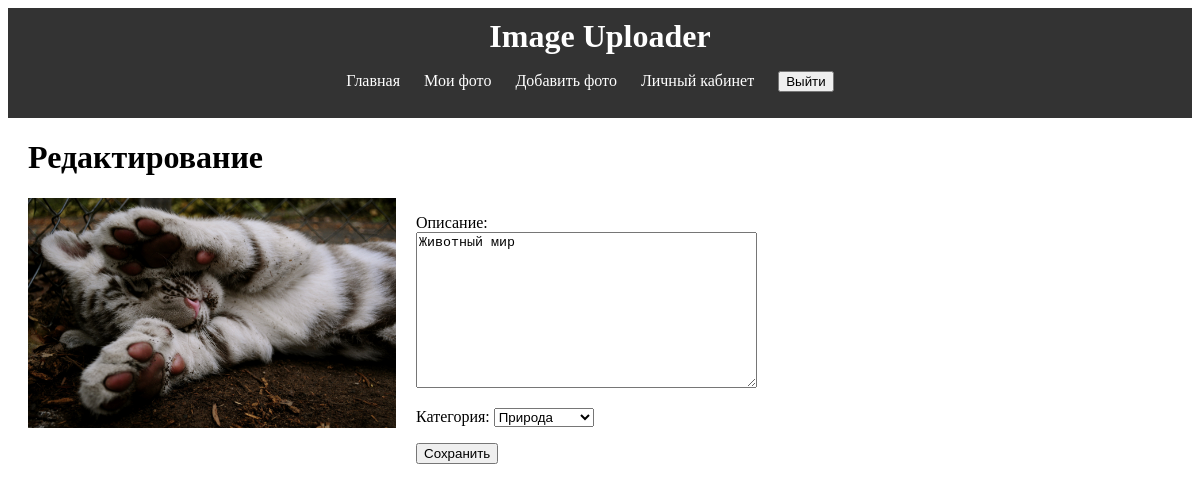
The app's page /myimage/32/change/ (signed in), older data.
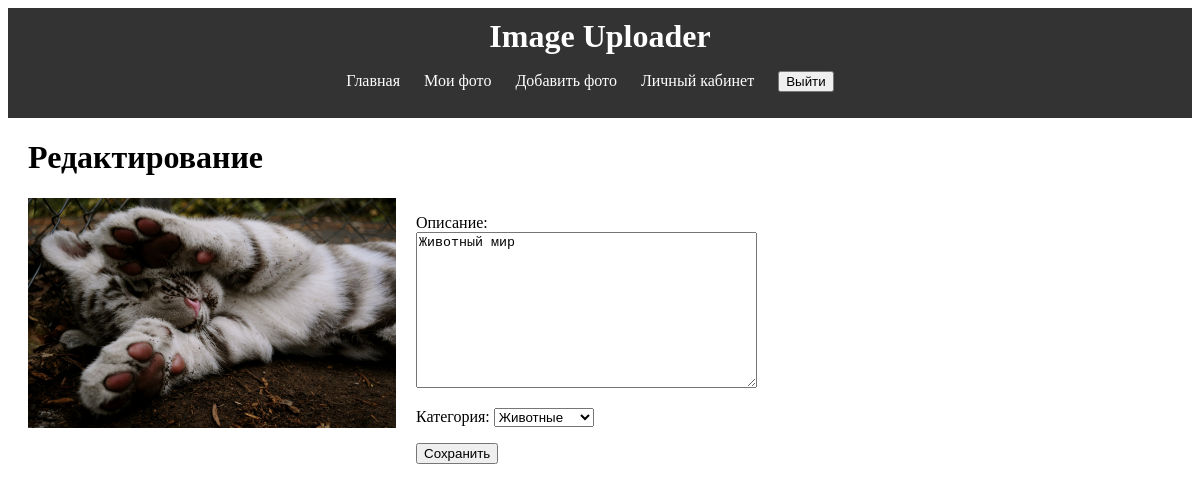
The same page, newer data.
### app/models.py (models this page shows, shortened)
class Image(models.Model):
    file = models.ImageField(upload_to='static/images/', verbose_name='Файл')
    description = models.TextField(verbose_name='Описание')
    category = models.ForeignKey(Category, on_delete=models.CASCADE, verbose_name='Категория')
    user = models.ForeignKey(User, on_delete=models.CASCADE, verbose_name='Пользователь')
    is_deleted = models.BooleanField(default=False)
    uploaded_at = models.DateTimeField(auto_now_add=True, verbose_name='Дата создания')
    updated_at = models.DateTimeField(auto_now=True, verbose_name='Дата обновления')
    deleted_at = models.DateTimeField(null=True, blank=True, verbose_name='Дата удаления')
    class Meta:
        verbose_name = "Изображение"
        verbose_name_plural = "Изображения"

### myimages/views.py (the view)
# urls.py: path('myimage/<int:myimage_id>/change/', change, name='change'),
@login_required
def change(request, myimage_id):
    user = request.user
    image = get_object_or_404(Image, pk=myimage_id, user=user)
    form = ChangeImageForm(request.POST or None, instance=image)
    if request.method == 'POST' and form.is_valid():
        form.save()
        return redirect('myimages')
    return render(request, 'change.html', {'form': form, 'image': image})

### myimages/forms.py
class ChangeImageForm(forms.ModelForm):
    class Meta:
        model = Image
        fields = ['description', 'category']

### app/models.py (called while the page is built)
    def __str__(self):
        return self.name

### myimages/templates/change.html (shortened to what this page needs)
{% extends 'base.html' %}
{% block content %}
    <h1>Редактирование</h1>
    <div class="image-container">
        <img src="{{ image.file.url }}">
    <form method="post">
        {{ form.as_p }}
        <button type="submit">Сохранить</button>
    </form>
        </div>
{% endblock %}

Row changes from the older to the newer data that the page shows:
changed Image "Животный мир": category "Природа" → "Животные"
